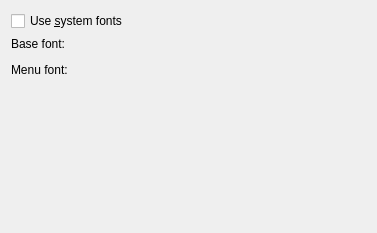
<ui version="4.0" >
 <class>FontConfigBase</class>
 <widget class="QWidget" name="FontConfigBase" >
  <property name="geometry" >
   <rect>
    <x>0</x>
    <y>0</y>
    <width>377</width>
    <height>233</height>
   </rect>
  </property>
  <property name="windowTitle" >
   <string></string>
  </property>
  <layout class="QVBoxLayout" >
   <property name="margin" >
    <number>11</number>
   </property>
   <property name="spacing" >
    <number>6</number>
   </property>
   <item>
    <widget class="QCheckBox" name="chkSystem" >
     <property name="text" >
      <string>Use &amp;system fonts</string>
     </property>
    </widget>
   </item>
   <item>
    <widget class="QLabel" name="TextLabel1" >
     <property name="text" >
      <string>Base font:</string>
     </property>
     <property name="alignment" >
      <set>Qt::AlignLeading|Qt::AlignLeft|Qt::AlignVCenter</set>
     </property>
     <property name="wordWrap" >
      <bool>false</bool>
     </property>
    </widget>
   </item>
   <item>
    <widget class="FontEdit" native="1" name="edtFont" />
   </item>
   <item>
    <widget class="QLabel" name="TextLabel2" >
     <property name="text" >
      <string>Menu font:</string>
     </property>
     <property name="wordWrap" >
      <bool>false</bool>
     </property>
    </widget>
   </item>
   <item>
    <widget class="FontEdit" native="1" name="edtMenu" />
   </item>
   <item>
    <spacer>
     <property name="orientation" >
      <enum>Qt::Vertical</enum>
     </property>
     <property name="sizeType" >
      <enum>QSizePolicy::Expanding</enum>
     </property>
     <property name="sizeHint" >
      <size>
       <width>20</width>
       <height>20</height>
      </size>
     </property>
    </spacer>
   </item>
  </layout>
 </widget>
 <customwidgets>
  <customwidget>
   <class>FontEdit</class>
   <extends>QWidget</extends>
   <header>fontedit.h</header>
  </customwidget>
 </customwidgets>
 <resources/>
 <connections/>
</ui>
